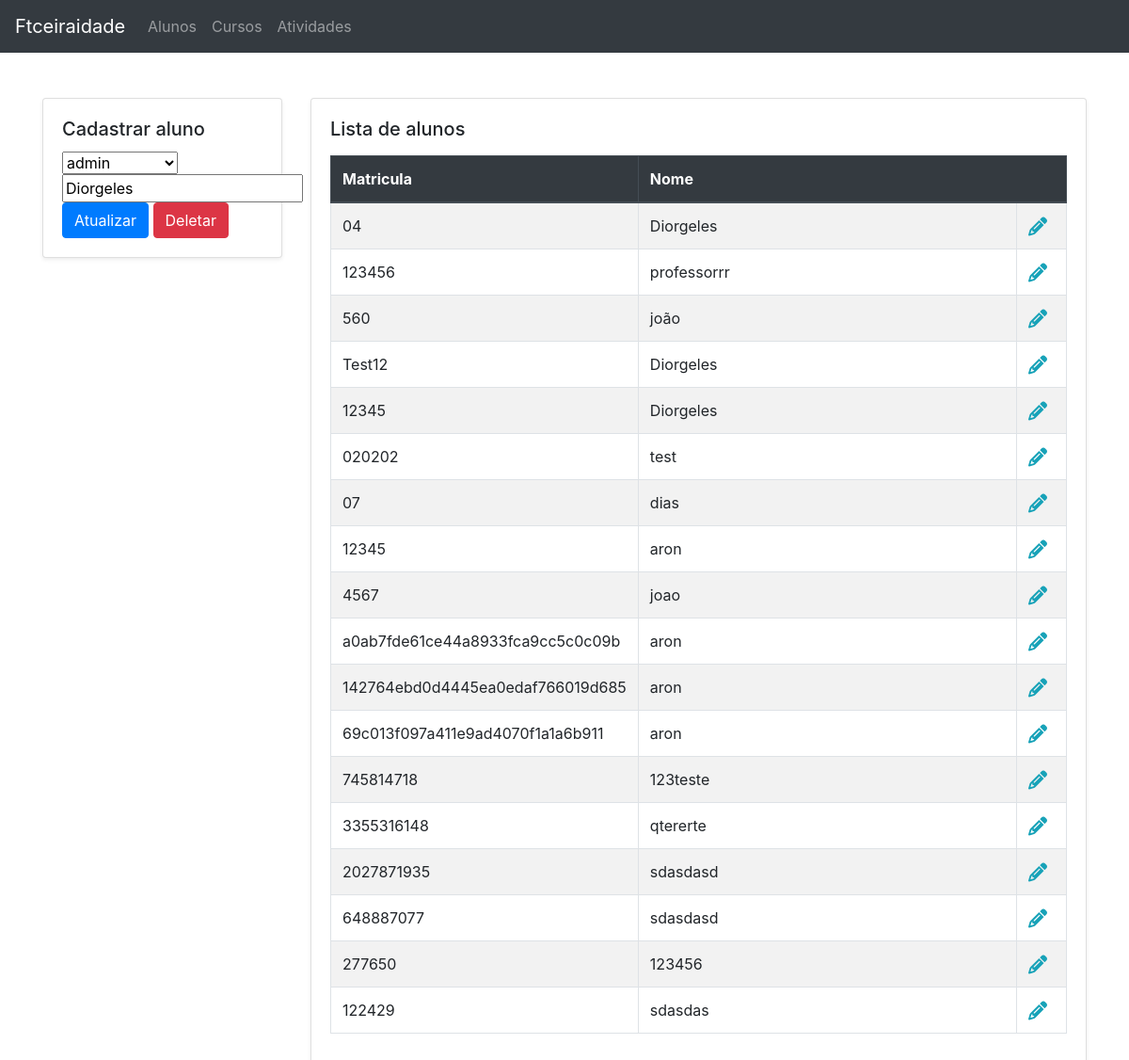
/alunos/1, run on the app's committed database.
### core/models.py (models this page shows, shortened)
class Students(SoftDeletableModel, TimeStampedModel):
    user = models.ForeignKey(User, on_delete=models.CASCADE)
    subscription = models.CharField(max_length=8, editable=False)
    name = models.CharField('Nome', max_length=100)
    class Meta:
        verbose_name = 'Estudante'
        verbose_name_plural = 'Estudantes'

### core/views.py (the view, shortened to what this page needs)
# urls.py: path('alunos/<int:studentId>', student, name='student'),
def student(request, studentId):
    template_name = 'student.html'
    student = Students.objects.get(id=studentId)
    students = Students.objects.all()
    form = StudentsForm(request.POST or None, instance=student)
    return render(request, template_name, locals())

### core/forms.py
class StudentsForm(forms.ModelForm):
    class Meta:
        model = Students
        fields = '__all__'

### core/templates/student.html (shortened to what this page needs)
{% extends "base_add_list.html" %}
{% load bootstrap %}
{% block insert_title %}Cadastrar aluno{% endblock insert_title %}
{% block insert_data %}
<form action="
    {% if studentId %}
        {% url 'student' studentId %}
    {% else %}
        {% url 'students' %}
    {% endif %}" method="POST">
    {{ form.user|bootstrap }}
    {{ form.name|bootstrap }}
    <button type="submit" class="btn btn-primary" name='SAVE'>{% if studentId %}Atualizar{% else %}Salvar{% endif %}</button>
    {% if studentId %}<button type="submit" class="btn btn-danger" name='DELETE'>Deletar</button>{% endif %}
</form>
{% endblock insert_data %}
{% block list_title %}Lista de alunos{% endblock list_title %}
{% block list_columns %}
<tr>
    <th>Matricula</th>
    <th colspan='2'>Nome</th>
</tr>
{% endblock list_columns %}
{% block list_data %}
{% for student in students %}
<tr>
    <td>{{ student.subscription }}</td>
    <td class='w-75'>{{ student.name }}</td>
    <td class='text-right'>
        <a href="{% url 'student' student.id %}" class='pr-2'>
            <i class="fa fa-pencil fa-lg text-info"></i>
        </a>
    </td>
</tr>
{% empty %}
<tr>
    <td colspan='2' class='text-center'>Ainda não existe alunos cadastrados</td>
</tr>
{% endfor %}
{% endblock list_data %}

### data on the page
Students: user "admin", name "Diorgeles", subscription "04"
Students: subscription "123456", name "professorrr"
Students: subscription "560", name "joão"
Students: subscription "Test12", name "Diorgeles"
Students: subscription "12345", name "Diorgeles"
Students: subscription "020202", name "test"
Students: subscription "07", name "dias"
Students: subscription "12345", name "aron"
Students: subscription "4567", name "joao"
Students: subscription "a0ab7fde61ce44a8933fca9cc5c0c09b", name "aron"
Students: subscription "142764ebd0d4445ea0edaf766019d685", name "aron"
Students: subscription "69c013f097a411e9ad4070f1a1a6b911", name "aron"
Students: subscription "745814718", name "123teste"
Students: subscription "3355316148", name "qtererte"
Students: subscription "2027871935", name "sdasdasd"
Students: subscription "648887077", name "sdasdasd"
Students: subscription "277650", name "123456"
Students: subscription "122429", name "sdasdas"
